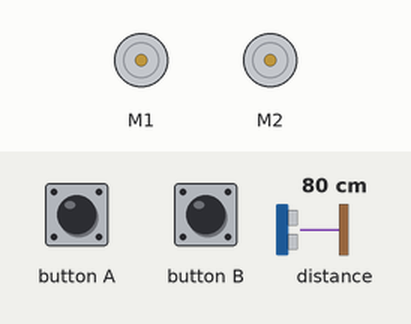
This program was run on a simulated BBC micro:bit (MakeCode). Parts: 2 × DC motor (green arrow = forward, orange = backward, longer = faster). The inputs (shaded band) are chosen by the test bench; at power-on: distance to the obstacle 80 cm.

Above: at 1.2 s.
1.3 s: button A pressed for 0.15 s
At 1.9 s:
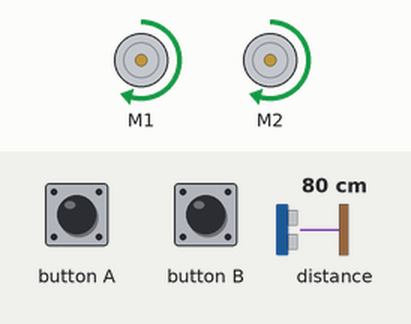
2.9 s: button B pressed for 0.15 s
At 3.9 s:
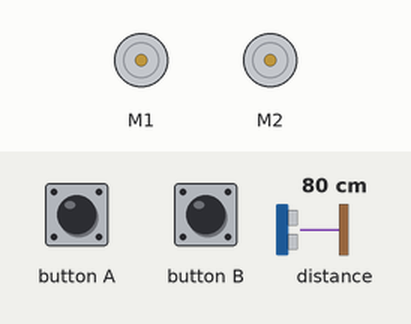
Timing chart, 0 to 5.9 s (numbered marks = the images above; inputs shaded):
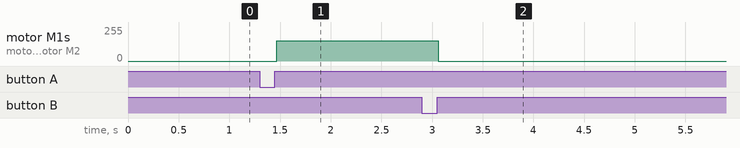

Measured:
- after the input at 1.3 s, motor M1, motor M2: stopped → forward 153/255 after 0.17 s
- after the input at 2.9 s, motor M1, motor M2: forward 153/255 → stopped after 0.16 s

The program:

main.ts
```typescript
input.onButtonPressed(Button.A, function () {
    väg = 0
})
input.onButtonPressed(Button.B, function () {
    väg = 3
})
let väg = 0
väg = 3
basic.forever(function () {
    while (bitbot.sonar(BBPingUnit.Centimeters) == 7) {
        väg = 3
        basic.pause(100)
        bitbot.rotatems(BBRobotDirection.Left, 100, 1000)
        basic.pause(200)
        väg = 1
        basic.pause(100)
        väg = 0
    }
})
basic.forever(function () {
    if (väg == 1) {
        bitbot.go(BBDirection.Forward, 60)
    }
})
basic.forever(function () {
    if (väg == 0) {
        bitbot.go(BBDirection.Forward, 60)
    }
})
basic.forever(function () {
    if (väg == 3) {
        bitbot.stop(BBStopMode.Coast)
    }
})
```

test.ts
```typescript
// här hamnar tester och detta kompileras inte när det här paketet används som ett tillägg.
```
